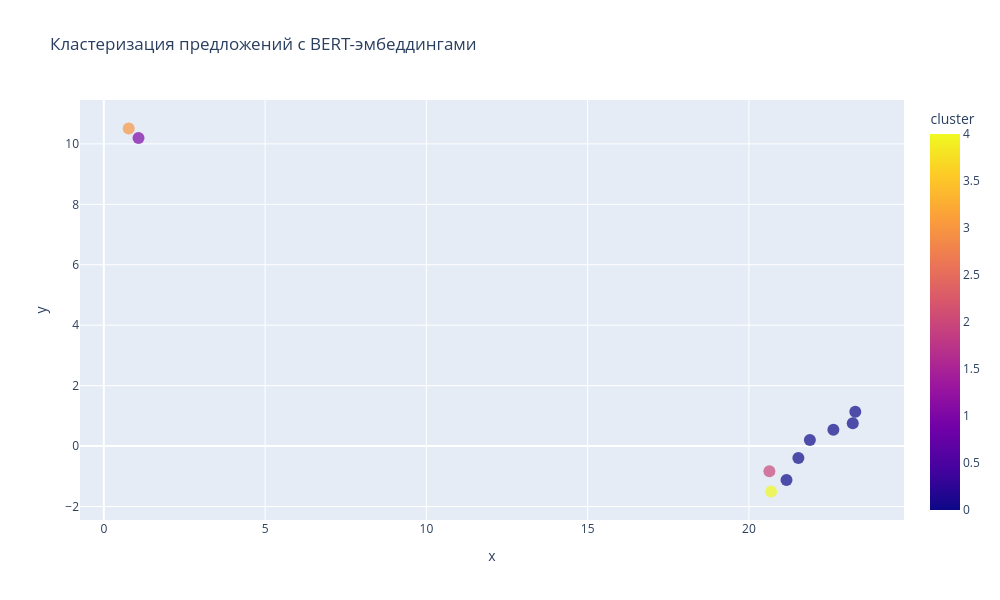

Notebook cell for this chart:
### Markdown cell above
# 6. Визуализация (Plotly)

### Code cell
import plotly.express as px

# Подготовка данных для визуализации
df = pd.DataFrame({
    'x': embeddings_2d[:, 0],
    'y': embeddings_2d[:, 1],
    'text': texts,
    'cluster': clusters,
    'tags': [', '.join(tag_list) for tag_list in tags]
})
# Интерактивная визуализация
fig = px.scatter(
    df,
    x='x',
    y='y',
    color='cluster',
    hover_name='text',
    hover_data=['tags'],
    title='Кластеризация предложений с BERT-эмбеддингами',
    width=1000,
    height=600
)
fig.update_traces(marker=dict(size=12, opacity=0.7))
fig.show()

### Figure 1 — Plotly figure (JSON) as saved in the notebook; plotly's stock layout.template omitted (floating-point values rounded to 4 significant figures)
{"data": [{"customdata": [["tag_1"], ["tag_1, tag_2, tag_3"], ["tag_1"], ["tag_1"], ["tag_1, tag_2"], ["tag_1"], ["tag_2, tag_3"], ["tag_1"], ["tag_1"], ["tag_1"]], "hovertemplate": "<b>%{hovertext}</b><br><br>x=%{x}<br>y=%{y}<br>tags=%{customdata[0]}<br>cluster=%{marker.color}<extra></extra>", "hovertext": ["первое предложение", "второе предложение", "третье предложение", "четвёртое предложение", "пятое предложение", "шестоё предложение", "седьмое предложение", "восьмое предложение", "девятое предложение", "десятое предложение"], "legendgroup": "", "marker": {"color": [2, 4, 0, 0, 0, 0, 0, 0, 3, 1], "coloraxis": "coloraxis", "symbol": "circle", "opacity": 0.7, "size": 12}, "mode": "markers", "name": "", "orientation": "v", "showlegend": false, "x": [20.63, 20.69, 21.17, 21.53, 21.89, 23.3, 23.22, 22.62, 0.7711, 1.075], "xaxis": "x", "y": [-0.835, -1.504, -1.126, -0.395, 0.1977, 1.133, 0.7585, 0.5416, 10.51, 10.2], "yaxis": "y", "type": "scatter"}], "layout": {"xaxis": {"anchor": "y", "domain": [0.0, 1.0], "title": {"text": "x"}}, "yaxis": {"anchor": "x", "domain": [0.0, 1.0], "title": {"text": "y"}}, "coloraxis": {"colorbar": {"title": {"text": "cluster"}}, "colorscale": [[0.0, "#0d0887"], [0.1111, "#46039f"], [0.2222, "#7201a8"], [0.3333, "#9c179e"], [0.4444, "#bd3786"], [0.5556, "#d8576b"], [0.6667, "#ed7953"], [0.7778, "#fb9f3a"], [0.8889, "#fdca26"], [1.0, "#f0f921"]]}, "legend": {"tracegroupgap": 0}, "title": {"text": "Кластеризация предложений с BERT-эмбеддингами"}, "height": 600, "width": 1000}}
